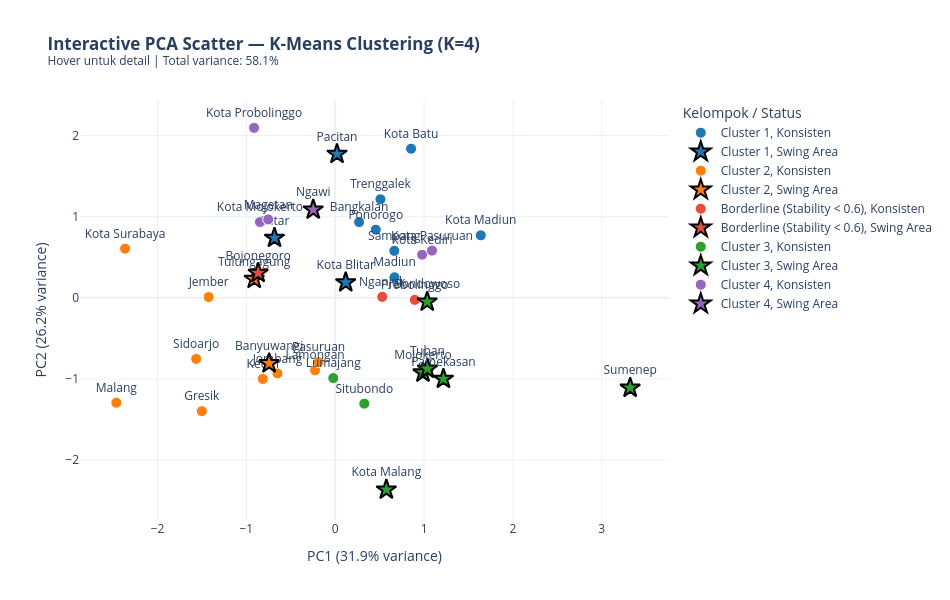

Source (notebook cell):
### Code cell
# ── Plotly Interactive: K-Means (Disorot Swing Area & Borderline Stability) ───
df_plot = df_clean[['Kabupaten_Kota', 'Cluster_KMeans', 'Is_Swing', 'Stability_Score'] + FEATURE_COLS].copy()
df_plot['PC1']          = X_pc[:, 0]
df_plot['PC2']          = X_pc[:, 1]
df_plot['Cluster_Label'] = 'Cluster ' + (df_plot['Cluster_KMeans'] + 1).astype(str)
df_plot['Marker_Status'] = df_plot['Is_Swing'].map({False: 'Konsisten', True: 'Swing Area'})

# Tandai warna berbeda untuk stability < 0.60
df_plot['Color_Group'] = df_plot['Cluster_Label'].copy()
df_plot.loc[df_plot['Stability_Score'] < 0.60, 'Color_Group'] = 'Borderline (Stability < 0.6)'

fig_px = px.scatter(
    df_plot,
    x='PC1', y='PC2',
    color='Color_Group',
    symbol='Marker_Status',
    symbol_sequence=['circle', 'star'],
    text='Kabupaten_Kota',
    hover_data={
        'Stability Score'  : df_plot['Stability_Score'].round(2),
        'Jml Kejahatan'    : df_plot['Jumlah_Kejahatan'].round(0),
        'Risiko/100k'      : df_plot['Risiko_100k'].round(1),
        '% Penyelesaian'   : df_plot['Persen_Penyelesaian'].round(2),
        'Selang Waktu (jam)': df_plot['Selang_Waktu'].round(0),
        'PC1'              : False,
        'PC2'              : False,
        'Cluster_Label'    : False,
        'Color_Group'      : False,
        'Marker_Status'    : False,
    },
    color_discrete_map={
        'Cluster 1': '#1f77b4',
        'Cluster 2': '#ff7f0e', 
        'Cluster 3': '#2ca02c', 
        'Cluster 4': '#9467bd',
        'Borderline (Stability < 0.6)': '#E74C3C' # Red color for warning
    },
    title=f'<b>Interactive PCA Scatter — K-Means Clustering (K={OPTIMAL_K})</b><br>'
          f'<sup>Hover untuk detail | Total variance: {total_ev:.1%}</sup>',
    template='plotly_white',
    width=950, height=600,
)
fig_px.update_traces(
    textposition='top center'
)
fig_px.update_layout(
    font=dict(family='Open Sans', size=12),
    legend_title_text='Kelompok / Status',
    xaxis_title=f'PC1 ({ev1:.1%} variance)',
    yaxis_title=f'PC2 ({ev2:.1%} variance)',
)

# Marker tuning untuk Swing Area (Star)
for trace in fig_px.data:
    if 'Swing' in trace.name:
        trace.marker.size = 15
        trace.marker.line = dict(width=2, color='black')
    else:
        trace.marker.size = 11
        trace.marker.line = dict(width=1, color='white')

fig_px.show()

### Figure 1 — Plotly figure (JSON) as saved in the notebook; plotly's stock layout.template omitted (floating-point values rounded to 4 significant figures)
{"data": [{"customdata": [[0.79, 976, 43, 97.83, 832, "Cluster 1", "Cluster 1", "Konsisten"], [0.96, 413, 6, 99.06, 696, "Cluster 1", "Cluster 1", "Konsisten"], [0.69, 601, 33, 86.37, 964, "Cluster 1", "Cluster 1", "Konsisten"], [1, 887, 14, 85.58, 668, "Cluster 1", "Cluster 1", "Konsisten"], [1, 911, 16, 95.32, 744, "Cluster 1", "Cluster 1", "Konsisten"], [0.84, 725, 45, 86.12, 715, "Cluster 1", "Cluster 1", "Konsisten"], [1, 709, 28, 96.04, 731, "Cluster 1", "Cluster 1", "Konsisten"]], "hovertemplate": "Kabupaten_Kota=%{text}<br>Stability Score=%{customdata[0]}<br>Jml Kejahatan=%{customdata[1]}<br>Risiko/100k=%{customdata[2]}<br>% Penyelesaian=%{customdata[3]}<br>Selang Waktu (jam)=%{customdata[4]}<extra></extra>", "legendgroup": "Cluster 1, Konsisten", "marker": {"color": "#1f77b4", "line": {"color": "white", "width": 1}, "size": 11, "symbol": "circle"}, "mode": "markers+text", "name": "Cluster 1, Konsisten", "orientation": "v", "showlegend": true, "text": ["Bangkalan", "Kota Batu", "Kota Madiun", "Madiun", "Ponorogo", "Sampang", "Trenggalek"], "textposition": "top center", "type": "scatter", "x": [0.2686, 0.8536, 1.638, 0.6678, 0.4566, 0.6652, 0.5093], "xaxis": "x", "y": [0.9333, 1.837, 0.7703, 0.2534, 0.8394, 0.579, 1.214], "yaxis": "y"}, {"customdata": [[0.82, 756, 22, 89.81, 232, "Cluster 1", "Cluster 1", "Swing Area"], [0.83, 780, 27, 81.71, 426, "Cluster 1", "Cluster 1", "Swing Area"], [0.9, 300, 8, 95.22, 316, "Cluster 1", "Cluster 1", "Swing Area"]], "hovertemplate": "Kabupaten_Kota=%{text}<br>Stability Score=%{customdata[0]}<br>Jml Kejahatan=%{customdata[1]}<br>Risiko/100k=%{customdata[2]}<br>% Penyelesaian=%{customdata[3]}<br>Selang Waktu (jam)=%{customdata[4]}<extra></extra>", "legendgroup": "Cluster 1, Swing Area", "marker": {"color": "#1f77b4", "line": {"color": "black", "width": 2}, "size": 15, "symbol": "star"}, "mode": "markers+text", "name": "Cluster 1, Swing Area", "orientation": "v", "showlegend": true, "text": ["Blitar", "Kota Blitar", "Pacitan"], "textposition": "top center", "type": "scatter", "x": [-0.6837, 0.118, 0.02023], "xaxis": "x", "y": [0.7388, 0.1907, 1.772], "yaxis": "y"}, {"customdata": [[0.99, 1803, 79, 80.64, 444, "Cluster 2", "Cluster 2", "Konsisten"], [1, 1574, 45, 97.82, 495, "Cluster 2", "Cluster 2", "Konsisten"], [0.93, 2009, 30, 93.98, 836, "Cluster 2", "Cluster 2", "Konsisten"], [1, 1710, 51, 85.19, 610, "Cluster 2", "Cluster 2", "Konsisten"], [0.96, 1648, 35, 109.2, 319, "Cluster 2", "Cluster 2", "Konsisten"], [0.72, 1509, 22, 82.56, 597, "Cluster 2", "Cluster 2", "Konsisten"], [0.99, 1997, 75, 87.06, 263, "Cluster 2", "Cluster 2", "Konsisten"], [0.73, 1480, 30, 83.27, 636, "Cluster 2", "Cluster 2", "Konsisten"], [1, 1760, 48, 90.33, 430, "Cluster 2", "Cluster 2", "Konsisten"]], "hovertemplate": "Kabupaten_Kota=%{text}<br>Stability Score=%{customdata[0]}<br>Jml Kejahatan=%{customdata[1]}<br>Risiko/100k=%{customdata[2]}<br>% Penyelesaian=%{customdata[3]}<br>Selang Waktu (jam)=%{customdata[4]}<extra></extra>", "legendgroup": "Cluster 2, Konsisten", "marker": {"color": "#ff7f0e", "line": {"color": "white", "width": 1}, "size": 11, "symbol": "circle"}, "mode": "markers+text", "name": "Cluster 2, Konsisten", "orientation": "v", "showlegend": true, "text": ["Gresik", "Jember", "Jombang", "Kediri", "Kota Surabaya", "Lamongan", "Malang", "Pasuruan", "Sidoarjo"], "textposition": "top center", "type": "scatter", "x": [-1.501, -1.424, -0.6502, -0.8148, -2.365, -0.2265, -2.464, -0.187, -1.565], "xaxis": "x", "y": [-1.396, 0.009961, -0.9303, -0.9988, 0.6061, -0.8925, -1.292, -0.7921, -0.7516], "yaxis": "y"}, {"customdata": [[0.77, 1312, 57, 78.39, 401, "Cluster 2", "Cluster 2", "Swing Area"], [0.96, 1511, 54, 99.6, 702, "Cluster 2", "Cluster 2", "Swing Area"]], "hovertemplate": "Kabupaten_Kota=%{text}<br>Stability Score=%{customdata[0]}<br>Jml Kejahatan=%{customdata[1]}<br>Risiko/100k=%{customdata[2]}<br>% Penyelesaian=%{customdata[3]}<br>Selang Waktu (jam)=%{customdata[4]}<extra></extra>", "legendgroup": "Cluster 2, Swing Area", "marker": {"color": "#ff7f0e", "line": {"color": "black", "width": 2}, "size": 15, "symbol": "star"}, "mode": "markers+text", "name": "Cluster 2, Swing Area", "orientation": "v", "showlegend": true, "text": ["Banyuwangi", "Tulungagung"], "textposition": "top center", "type": "scatter", "x": [-0.744, -0.9118], "xaxis": "x", "y": [-0.8066, 0.2317], "yaxis": "y"}, {"customdata": [[0.34, 1322, 39, 91.89, 968, "Cluster 1", "Borderline (Stability < 0.6)", "Konsisten"], [0.59, 1057, 21, 85.22, 835, "Cluster 1", "Borderline (Stability < 0.6)", "Konsisten"]], "hovertemplate": "Kabupaten_Kota=%{text}<br>Stability Score=%{customdata[0]}<br>Jml Kejahatan=%{customdata[1]}<br>Risiko/100k=%{customdata[2]}<br>% Penyelesaian=%{customdata[3]}<br>Selang Waktu (jam)=%{customdata[4]}<extra></extra>", "legendgroup": "Borderline (Stability < 0.6), Konsisten", "marker": {"color": "#E74C3C", "line": {"color": "white", "width": 1}, "size": 11, "symbol": "circle"}, "mode": "markers+text", "name": "Borderline (Stability < 0.6), Konsisten", "orientation": "v", "showlegend": true, "text": ["Nganjuk", "Probolinggo"], "textposition": "top center", "type": "scatter", "x": [0.5287, 0.8955], "xaxis": "x", "y": [0.01235, -0.02478], "yaxis": "y"}, {"customdata": [[0.41, 1146, 32, 92.31, 394, "Cluster 2", "Borderline (Stability < 0.6)", "Swing Area"]], "hovertemplate": "Kabupaten_Kota=%{text}<br>Stability Score=%{customdata[0]}<br>Jml Kejahatan=%{customdata[1]}<br>Risiko/100k=%{customdata[2]}<br>% Penyelesaian=%{customdata[3]}<br>Selang Waktu (jam)=%{customdata[4]}<extra></extra>", "legendgroup": "Borderline (Stability < 0.6), Swing Area", "marker": {"color": "#E74C3C", "line": {"color": "black", "width": 2}, "size": 15, "symbol": "star"}, "mode": "markers+text", "name": "Borderline (Stability < 0.6), Swing Area", "orientation": "v", "showlegend": true, "text": ["Bojonegoro"], "textposition": "top center", "type": "scatter", "x": [-0.8676], "xaxis": "x", "y": [0.3058], "yaxis": "y"}, {"customdata": [[0.69, 1194, 35, 73.12, 456, "Cluster 3", "Cluster 3", "Konsisten"], [0.84, 911, 46, 61.07, 336, "Cluster 3", "Cluster 3", "Konsisten"]], "hovertemplate": "Kabupaten_Kota=%{text}<br>Stability Score=%{customdata[0]}<br>Jml Kejahatan=%{customdata[1]}<br>Risiko/100k=%{customdata[2]}<br>% Penyelesaian=%{customdata[3]}<br>Selang Waktu (jam)=%{customdata[4]}<extra></extra>", "legendgroup": "Cluster 3, Konsisten", "marker": {"color": "#2ca02c", "line": {"color": "white", "width": 1}, "size": 11, "symbol": "circle"}, "mode": "markers+text", "name": "Cluster 3, Konsisten", "orientation": "v", "showlegend": true, "text": ["Lumajang", "Situbondo"], "textposition": "top center", "type": "scatter", "x": [-0.02228, 0.3273], "xaxis": "x", "y": [-0.9885, -1.303], "yaxis": "y"}, {"customdata": [[0.72, 947, 51, 81.57, 892, "Cluster 3", "Cluster 3", "Swing Area"], [0.83, 1603, 58, 61.07, 744, "Cluster 3", "Cluster 3", "Swing Area"], [0.87, 1315, 42, 77.02, 932, "Cluster 3", "Cluster 3", "Swing Area"], [0.89, 1058, 44, 69.5, 812, "Cluster 3", "Cluster 3", "Swing Area"], [0.85, 759, 18, 61.07, 1215, "Cluster 3", "Cluster 3", "Swing Area"], [0.87, 1208, 33, 75.32, 852, "Cluster 3", "Cluster 3", "Swing Area"]], "hovertemplate": "Kabupaten_Kota=%{text}<br>Stability Score=%{customdata[0]}<br>Jml Kejahatan=%{customdata[1]}<br>Risiko/100k=%{customdata[2]}<br>% Penyelesaian=%{customdata[3]}<br>Selang Waktu (jam)=%{customdata[4]}<extra></extra>", "legendgroup": "Cluster 3, Swing Area", "marker": {"color": "#2ca02c", "line": {"color": "black", "width": 2}, "size": 15, "symbol": "star"}, "mode": "markers+text", "name": "Cluster 3, Swing Area", "orientation": "v", "showlegend": true, "text": ["Bondowoso", "Kota Malang", "Mojokerto", "Pamekasan", "Sumenep", "Tuban"], "textposition": "top center", "type": "scatter", "x": [1.035, 0.5755, 0.9874, 1.218, 3.32, 1.038], "xaxis": "x", "y": [-0.04833, -2.362, -0.9207, -0.9986, -1.108, -0.8745], "yaxis": "y"}, {"customdata": [[1, 673, 97.9, 83.06, 942, "Cluster 4", "Cluster 4", "Konsisten"], [1, 794, 97.9, 92.27, 484, "Cluster 4", "Cluster 4", "Konsisten"], [1, 678, 97.9, 83.97, 995, "Cluster 4", "Cluster 4", "Konsisten"], [1, 626, 97.9, 106.4, 585, "Cluster 4", "Cluster 4", "Konsisten"], [1, 898, 97.9, 95.32, 600, "Cluster 4", "Cluster 4", "Konsisten"]], "hovertemplate": "Kabupaten_Kota=%{text}<br>Stability Score=%{customdata[0]}<br>Jml Kejahatan=%{customdata[1]}<br>Risiko/100k=%{customdata[2]}<br>% Penyelesaian=%{customdata[3]}<br>Selang Waktu (jam)=%{customdata[4]}<extra></extra>", "legendgroup": "Cluster 4, Konsisten", "marker": {"color": "#9467bd", "line": {"color": "white", "width": 1}, "size": 11, "symbol": "circle"}, "mode": "markers+text", "name": "Cluster 4, Konsisten", "orientation": "v", "showlegend": true, "text": ["Kota Kediri", "Kota Mojokerto", "Kota Pasuruan", "Kota Probolinggo", "Magetan"], "textposition": "top center", "type": "scatter", "x": [0.9781, -0.8474, 1.089, -0.9134, -0.7542], "xaxis": "x", "y": [0.532, 0.9339, 0.582, 2.094, 0.9665], "yaxis": "y"}, {"customdata": [[1, 1107, 73, 102.8, 877, "Cluster 4", "Cluster 4", "Swing Area"]], "hovertemplate": "Kabupaten_Kota=%{text}<br>Stability Score=%{customdata[0]}<br>Jml Kejahatan=%{customdata[1]}<br>Risiko/100k=%{customdata[2]}<br>% Penyelesaian=%{customdata[3]}<br>Selang Waktu (jam)=%{customdata[4]}<extra></extra>", "legendgroup": "Cluster 4, Swing Area", "marker": {"color": "#9467bd", "line": {"color": "black", "width": 2}, "size": 15, "symbol": "star"}, "mode": "markers+text", "name": "Cluster 4, Swing Area", "orientation": "v", "showlegend": true, "text": ["Ngawi"], "textposition": "top center", "type": "scatter", "x": [-0.2475], "xaxis": "x", "y": [1.086], "yaxis": "y"}], "layout": {"font": {"family": "Open Sans", "size": 12}, "height": 600, "legend": {"title": {"text": "Kelompok / Status"}, "tracegroupgap": 0}, "title": {"text": "<b>Interactive PCA Scatter — K-Means Clustering (K=4)</b><br><sup>Hover untuk detail | Total variance: 58.1%</sup>"}, "width": 950, "xaxis": {"anchor": "y", "domain": [0, 1], "title": {"text": "PC1 (31.9% variance)"}}, "yaxis": {"anchor": "x", "domain": [0, 1], "title": {"text": "PC2 (26.2% variance)"}}}}
